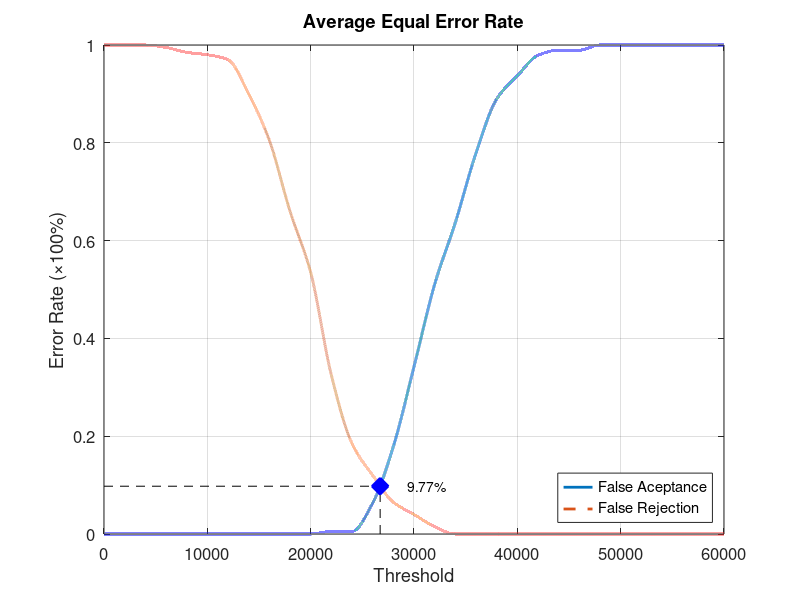
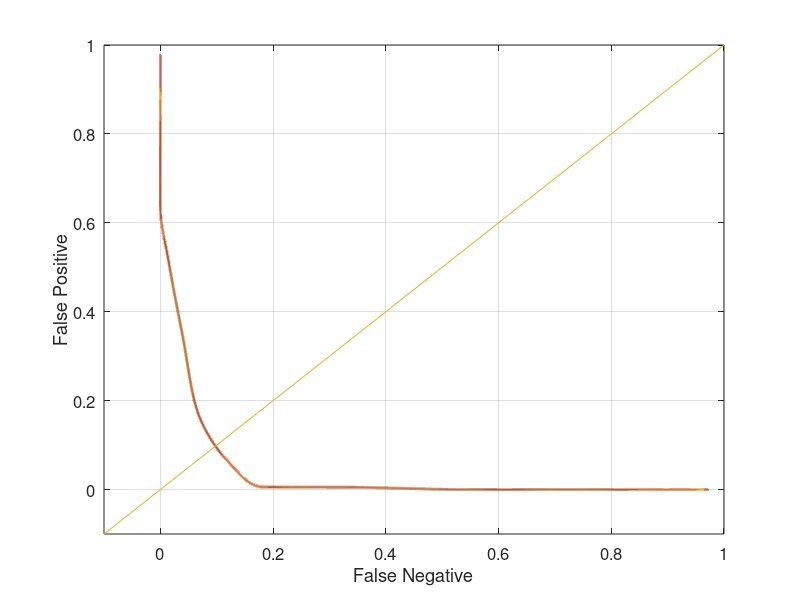

Source code (MATLAB) for these figures, in order:
function yEER = Database1_2
close all;
clear;
clc;
x = 0:2000:60000;
xq = 0:0.5:60000;

y0 = [0 0 0 0 0 0 0 0 0 0 0 0.00526316 0.00526316 0.0631579 0.178947 0.342105 0.510526 0.636842 0.778947 0.889474 0.936842 0.978947 0.989474 0.989474 1 1 1 1 1 1 1];
yy0 = interp1(x, y0, xq, 'pchip');
y1 = [1 1 1 0.995 0.985 0.98 0.97 0.9 0.805 0.66 0.535 0.325 0.185 0.12 0.065 0.04 0.015 0 0 0 0 0 0 0 0 0 0 0 0 0 0];
yy1 = interp1(x, y1, xq, 'pchip');

% Calculating EER: 
y2 = abs(y0 - y1);
find(y2 == min(y2))
yy2 = abs(yy0 - yy1);
xEER = find(yy2 == min(yy2));
xEERIndex = xq(xEER) % X-axis EER
yEER = yy0(xEER) % Y-axis EER

main = figure
plot(xq, yy0,'-','LineWidth', 2);	hold on
plot(xq, yy1,'--','LineWidth', 2);	hold on
plot([xEERIndex xEERIndex], [0 yEER], 'k--');	hold on
plot([0 xEERIndex], [yEER yEER], 'k--');	hold on
plot(xEERIndex, yEER, 'bx', 'LineWidth', 10);	hold on
text(xEERIndex + 10 * xEERIndex / 100, yEER, [num2str(round((10000 * yEER)) / 100) '%'])
legend('False Aceptance', 'False Rejection', 'Location', 'SouthEast')
xlabel('Threshold')
ylabel('Error Rate (\times100%)')
title('Average Equal Error Rate')
set(gca, 'FontSize', 12)
axis([0 60000 0 1])
grid on

print(main, 'Database1_2Main', '-dpng');
FNRxFPR = figure('Color', [1 1 1]);
plot(yy1, yy0, '-', yy1, yy0, 'LineWidth', 2);
hold on
y = -0.1:0.1:1
plot(y, y); 
set(gca, 'FontSize', 12)
xlabel('False Negative')
ylabel('False Positive')
axis([-0.1 1 -0.1 1])
set(gca, 'FontSize', 12)
grid on

print(FNRxFPR, 'Database1_2FNRxFPR','-dpng');
end
